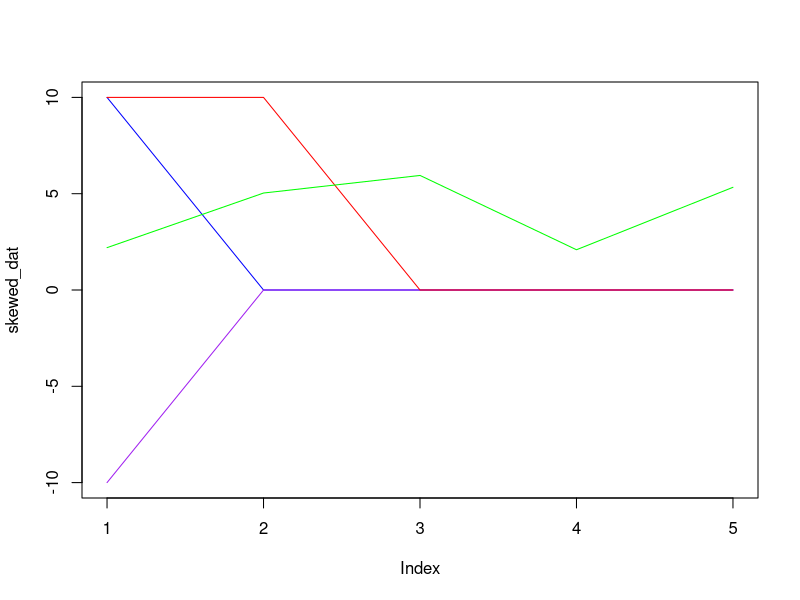

The R source for this figure:
install.packages("moments")


library(boot)
#7.12 in Loucks & van Beek

#A
#Eq. 7.45 states that the absolute value of the sample skewness 
# is bounded by the square root of the sample size

skew_you=function(x,n) { #Calculates sample estimate of skewness
  xbar=sum(x)/n
  n*sum((x-xbar)^3)/((n-1)*(n-2))
}
coef_skew=function(x,n) { #Calculates sample estimate of coefficient of skewness
  skew_you(x,n)/(sd(x)^3)
}

skewed_dat=c(10,0,0,0,0) #Highly (positively) skewed sample; only 1 nonzero value
skewed_dat_neg=c(-10,0,0,0,0) #Highly (negatively) skewed sample; only 1 nonzero value
less_skewed_dat=c(10,10,0,0,0) #Less (positively) skewed sample; 2 nonzero values
random_dat=rnorm(5,5,2) #Random noisy sample

plot(skewed_dat,type="n",ylim=c(-10,10))
lines(skewed_dat,col="blue")
lines(skewed_dat_neg,col="purple")
lines(less_skewed_dat,col="red")
lines(random_dat,col="green")

coef_skew(skewed_dat,n=5)
coef_skew(skewed_dat_neg,n=5)
coef_skew(less_skewed_dat,n=5)
coef_skew(random_dat,n=5)

#Compare output of co_skew for above samples with the theoretical 
# upper bound to conclude the sample skewness coefficient is bounded
#above and below by +/- sqrt(n), resepctively, as demonstrated by Kirby (1974).
sqrt(5)

#B
#Similar logic can be applied to bounds on the coefficient of variation
coef_var = function(x) {
  sd(x)/mean(x)
}
#Use the positively skewed sample from part A
coef_var(skewed_dat)
sqrt(length(skewed_dat)-1)


